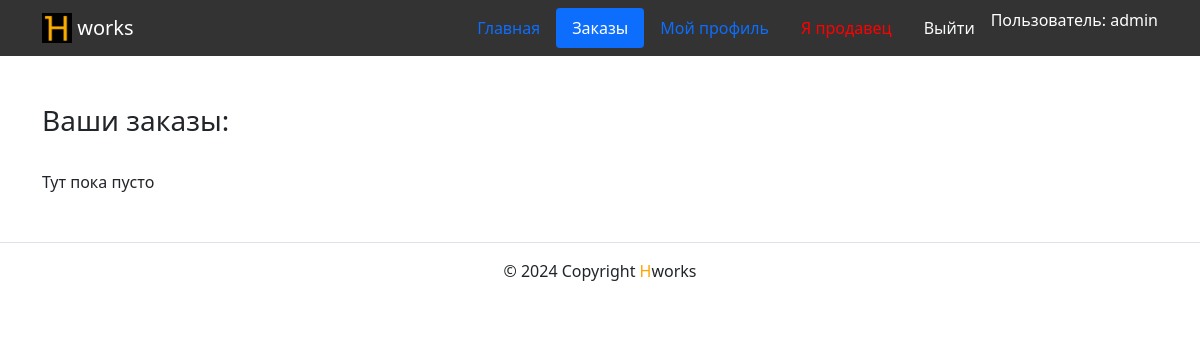
The page /order/list/ (signed in) on the database as committed earlier.
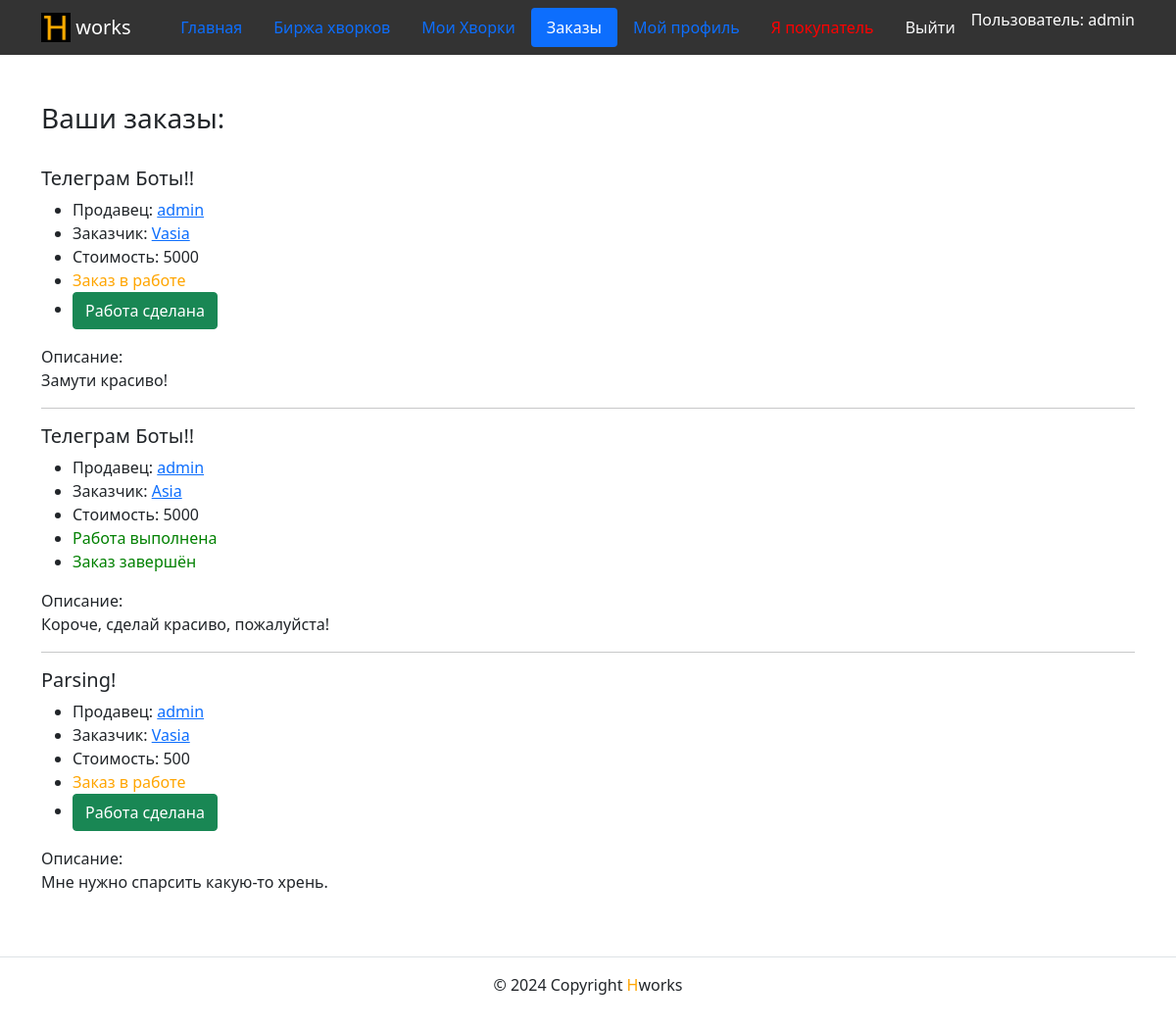
The same page on the database as committed later.
### hworks/models.py (models this page shows, shortened)
class BaseModel(models.Model):
    title = models.CharField('Название', max_length=100)
    class Meta:
        abstract = True

class Order(BaseModel):
    description = models.TextField(
        verbose_name='Техническое задание',
        help_text='Опишите техническое задание как можно подробнее'
    )
    start_date = models.DateTimeField(auto_now_add=True)
    price = models.PositiveIntegerField('Стоимость')
    customer = models.ForeignKey(
        User,
        on_delete=models.CASCADE,
        related_name='%(class)ss',
        verbose_name='Заказчик'
    )
    seller = models.CharField('Продавец', max_length=100)
    hwork = models.ForeignKey(
        Hwork,
        on_delete=models.SET_NULL,
        related_name='%(class)ss',
        blank=True,
        null=True,
        verbose_name='Hwork'
    )
    is_ready = models.BooleanField(verbose_name='Заказ сделан', default=False)
    is_finished = models.BooleanField(verbose_name='Заказ закрыт', default=False)
    class Meta:
        verbose_name = 'Заказ'
        verbose_name_plural = 'Заказы'

class Hwork(BaseModel):
    description = models.TextField('Описание')
    price = models.PositiveIntegerField('Стоимость')
    user = models.ForeignKey(
        User,
        on_delete=models.CASCADE,
        related_name='%(class)ss',
        verbose_name='Продавец'
    )
    group = models.ForeignKey(
        Group,
        on_delete=models.SET_NULL,
        related_name='%(class)ss',
        blank=True,
        null=True,
        verbose_name='Группа'
    )
    is_archived = models.BooleanField('Hwork в архиве', default=False)
    class Meta:
        verbose_name = 'Хворк'
        verbose_name_plural = 'Хворки'

### users/models.py (models this page shows)
class HworksUser(AbstractUser):
    exp = models.TextField(
        'Ваш опыт работы',
        blank=True, null=True,
        help_text='Расскажите о вашем опыте рабрты'
    )
    is_freelancer = models.BooleanField(
        'Я продавец',
        default=False,
        help_text='Если вы покупатель, оставьте это поле пустым'
    )

### hworks/views.py (the view)
# urls.py: path('order/list/', views.orders_list_view, name='orders_list'),
@login_required
def orders_list_view(request):
    template_name = 'hworks/order_list.html'
    if request.user.is_freelancer:
        orders = Order.objects.prefetch_related("hwork").filter(
            hwork__user=request.user
        )
        context = {
            'orders': orders,
        }
    else:
        orders = Order.objects.filter(
            customer=request.user
        ).select_related('hwork__user')
        context = {
            'orders': orders
        }
    return render(request, template_name, context)

### templates/hworks/order_list.html
{% extends 'base.html' %}
{% block content %}
  <div class="container py-5">
    {% if user.is_authenticated %}
        <h3> Ваши заказы: </h3></br>
        {% include 'includes/order_list_base.html' %}
    {% else %}
        <h1>Зайдите на сайт!</h1>
    {% endif %}
</div>
{% endblock %}

### templates/includes/header.html (shortened to what this page needs)
{% load static %}
<nav class="navbar navbar-light" style="background-color: #333333">
    <div class="container">
    <a class="navbar-brand" href="{% url 'hworks:index' %}">
        <img src="{% static 'img/logo.png' %}" width="30" height="30" class="d-inline-block align-top" alt="">
        <span style="color:white">works</span>
    </a>
    <ul class="nav nav-pills">
      <li class="nav-item">
        <a class="nav-link {% if request.resolver_match.view_name  == 'hworks:index' %} active {% endif %}" href="{% url 'hworks:index' %}">Главная</a>
    </li>
    {% if user.is_authenticated %}
    {% if user.is_freelancer %}
    <li class="nav-item">
      <a class="nav-link {% if request.resolver_match.view_name  == 'hworks:hwork_ist' %} active {% endif %}" href="{% url 'hworks:hwork_ist' %}">Биржа хворков</a>
    </li>
    <li class="nav-item">
      <a class="nav-link {% if request.resolver_match.view_name  == 'hworks:my_hworks' %} active {% endif %}" href="{% url 'hworks:my_hworks' %}">Мои Хворки</a>
    </li>
    {% endif %}
    <li class="nav-item">
      <a class="nav-link {% if request.resolver_match.view_name  == 'hworks:orders_list' %} active {% endif %}" href="{% url 'hworks:orders_list' %}">Заказы</a>
    </li>
    <li class="nav-item">
      <a class="nav-link {% if request.resolver_match.view_name  == 'hworks:profile' %} active {% endif %}" href="{% url 'hworks:profile' user.username %}">Мой профиль</a>
    </li>
    <li class="nav-item">
      <a class="nav-link link-light {% if request.resolver_match.view_name  == 'users:change_status' %} active {% endif %}" onclick="document.getElementById('change_status_form').submit();">
        <span style="color: red">
          {% if user.is_freelancer %}
          Я покупатель
          {% else %}
          Я продавец
          {% endif %}
        </span>
      </a>
    </li>
    <li class="nav-item">
      <a class="nav-link link-light {% if request.resolver_match.view_name  == 'users:logout' %} active {% endif %}" onclick="document.getElementById('logout_form').submit();">Выйти</a>
    </li>
    <li>
      <span style="color: white">Пользователь: {{ user.username }}</span>
    </li>
    {% endif %}
  </ul>
  </div>
</nav>

### templates/includes/order_list_base.html (shortened to what this page needs)
{% if orders|length == 0 %}
    Тут пока пусто
{% else %}
    {% for order in orders %}
        <article>
        <h5>{{ order.title }}</h5>
        <ul>
            <li>
                Продавец: <a href= "{% url 'hworks:profile' order.hwork.user %}">{{ order.hwork.user }}</a>
            </li>
            <li>
                Заказчик: <a href= "{% url 'hworks:profile' order.customer %}">{{ order.customer }}</a>
            </li>
            <li>
                Стоимость: {{ order.price }}
            </li>
            <li>
                {% if order.is_ready %}
                    <span style="color: green">Работа выполнена</span>
                {% else %}
                <span style="color: orange">Заказ в работе</span>
                {% endif %}
            </li>
            {% if order.is_finished %}
                <li>
                    <span style="color: green">Заказ завершён</span>
                </li>
            {% endif %}
            {% if user == order.hwork.user and order.is_finished == False %}
            <li>
                <a class="btn btn-success" onclick="document.getElementById('is_ready_form_{{ order.id }}').submit();">
                    {% if order.is_ready %}
                        Отменить готовность
                    {% else %}
                        Работа сделана
                    {% endif %}
                </a>
            </li>
            {% endif %}
        </ul>
        Описание:</br>
        <p>{{ order.description }}</p>
        </article>
        {% if not forloop.last %}<hr>{% endif %}
    {% endfor %}
{% endif %}

Rows that differ between the two databases and show on the page:
changed HworksUser "admin": is_freelancer False → True (drawn)
now on this page (row unchanged): Order: title "Телеграм Боты!!", hwork.user "admin", customer "Vasia", price "5000", is_ready "Заказ в работе", description "Замути красиво!"
added Order: title "Телеграм Боты!!", hwork.user "admin", customer "Asia", price "5000", is_ready "Работа выполнена", is_finished "Заказ завершён", description "Короче, сделай красиво, пожалуйста!"
added Order: title "Parsing!", hwork.user "admin", customer "Vasia", price "500", is_ready "Заказ в работе", description "Мне нужно спарсить какую-то хрень."
Other text that changed with them:
text no longer shown: "Я продавец Тут пока пусто"
text now shown: "Биржа хворков Мои Хворки Я покупатель"
